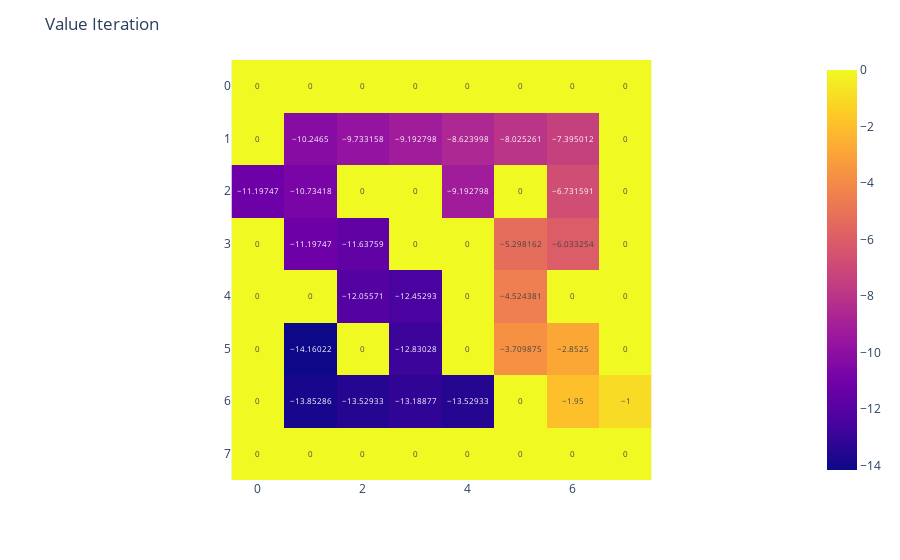

Here is the notebook cell this chart was saved with:
### Markdown cell above
# 2. Value Iteration

### Code cell
v = np.zeros((ROW, COL))
while True:
    next_v = v.copy()
    for i in range(ROW):
        for j in range(COL):
            if MAZE[i][j] == 0:
                continue
            max_val = -np.inf
            for x, y in [(0, 1), (0, -1), (1, 0), (-1, 0)]:
                if (i + x, j + y) == GOAL:
                    r = REWARD
                elif (
                    0 <= i + x < ROW
                    and 0 <= j + y < COL
                    and MAZE[i + x][j + y] == 1
                ):
                    r = REWARD + GAMMA * v[i + x][j + y]
                else:
                    r = REWARD + GAMMA * v[i][j]
                max_val = max(max_val, r)
            next_v[i][j] = max_val
    if (next_v == v).all():
        break
    v = next_v.copy()

fig = px.imshow(v, text_auto=True)
fig.update_layout(
    title="Value Iteration",
)
fig.show()

### Figure 1 — Plotly figure (JSON) as saved in the notebook; plotly's stock layout.template omitted (floating-point values rounded to 4 significant figures)
{"data": [{"coloraxis": "coloraxis", "hovertemplate": "x: %{x}<br>y: %{y}<br>color: %{z}<extra></extra>", "name": "0", "texttemplate": "%{z}", "type": "heatmap", "xaxis": "x", "yaxis": "y", "z": [[0, 0, 0, 0, 0, 0, 0, 0], [0, -10.25, -9.733, -9.193, -8.624, -8.025, -7.395, 0], [-11.2, -10.73, 0, 0, -9.193, 0, -6.732, 0], [0, -11.2, -11.64, 0, 0, -5.298, -6.033, 0], [0, 0, -12.06, -12.45, 0, -4.524, 0, 0], [0, -14.16, 0, -12.83, 0, -3.71, -2.853, 0], [0, -13.85, -13.53, -13.19, -13.53, 0, -1.95, -1], [0, 0, 0, 0, 0, 0, 0, 0]]}], "layout": {"coloraxis": {"colorscale": [[0, "#0d0887"], [0.1111, "#46039f"], [0.2222, "#7201a8"], [0.3333, "#9c179e"], [0.4444, "#bd3786"], [0.5556, "#d8576b"], [0.6667, "#ed7953"], [0.7778, "#fb9f3a"], [0.8889, "#fdca26"], [1, "#f0f921"]]}, "margin": {"t": 60}, "title": {"text": "Value Iteration"}, "xaxis": {"anchor": "y", "constrain": "domain", "domain": [0, 1], "scaleanchor": "y"}, "yaxis": {"anchor": "x", "autorange": "reversed", "constrain": "domain", "domain": [0, 1]}}}
